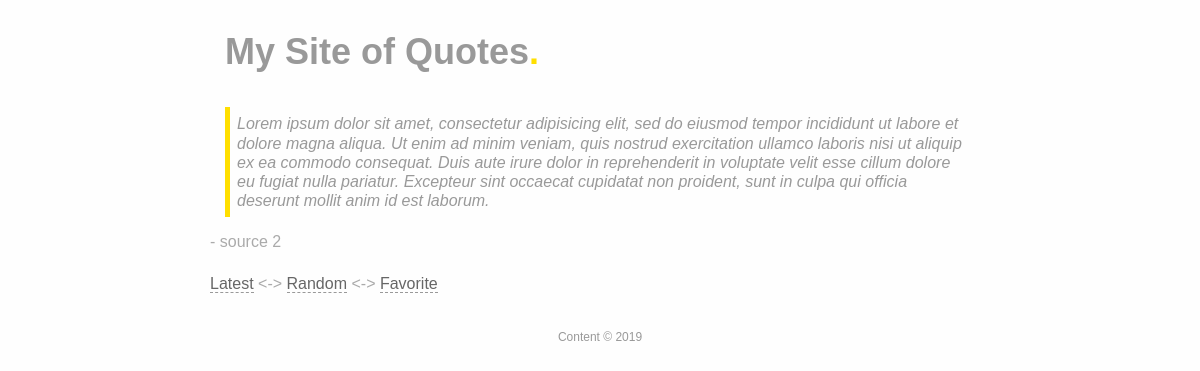
The page / on the database its author committed.
### tables this page shows
CREATE TABLE `quotes` (
  `quote_id` int(10) UNSIGNED NOT NULL,
  `quote` text NOT NULL,
  `source` varchar(100) NOT NULL,
  `favorite` tinyint(1) UNSIGNED NOT NULL,
  `date_entered` timestamp NOT NULL DEFAULT CURRENT_TIMESTAMP
);

### index.php (the view, shortened to what this page needs)
<?php
include('mysqli_connect.php');
if (isset($_GET['random'])) {
	$query = 'SELECT quote_id, quote, source, favorite FROM quotes ORDER BY RAND() DESC LIMIT 1';
} elseif (isset($_GET['favorite'])) {
	$query = 'SELECT quote_id, quote, source, favorite FROM quotes WHERE favorite=1 ORDER BY RAND() DESC LIMIT 1';
} else {
	$query = 'SELECT quote_id, quote, source, favorite FROM quotes ORDER BY date_entered DESC LIMIT 1';
}
if ($result = mysqli_query($dbc, $query)) {
	$row = mysqli_fetch_array($result);
	print "<div><blockquote>{$row['quote']}</blockquote>- {$row['source']}";
	print '</div>';
} else {
	print '<p class="error">Could not retrieve the data because:<br>' . mysqli_error($dbc) . '.</p><p>The query being run was: ' . $query . '</p>';
}
print '<p><a href="index.php">Latest</a> <-> <a href="index.php?random=true">Random</a> <-> <a href="index.php?favorite=true">Favorite</a></p>';
?>

### css/style.css (style rules this page uses)
html,body,div,span,applet,object,iframe,h1,h2,h3,h4,h5,h6,p,blockquote,pre,a,abbr,acronym,address,big,cite,code,del,dfn,em,font,img,ins,kbd,q,s,samp,small,strike,strong,sub,sup,tt,var,dd,dl,dt,li,ol,ul,fieldset,form,label,legend,table,caption,tbody,tfoot,thead,tr,th,td { margin:0; padding:0; border:0; font-weight:inherit; font-style:inherit; font-size:100%; line-height:1.2; font-family:Geneva, Arial, Helvetica, sans-serif; text-align:left; vertical-align:baseline; }
q:before,q:after,blockquote:before,blockquote:after { content:""; }
body { background:#fefefe; color:#AAA; }
a:link,a:visited { text-decoration:none; color:#666; border-bottom:1px #999 dashed; }
#container { margin:20px auto 30px; width:65%; }
#footer { color:#999; font-size:75%; margin-bottom:50px; text-align:center; }
h1,h2,h3,h4,h5,h6 { color:#999; font-weight:bolder; padding:10px 15px 0px 15px; }
h1 { font-size:36px; }
p { font-size:medium; line-height:2; }
blockquote { margin:15px; border-left:5px #FFDF00 solid; padding:7px; color:#999; font-style:italic; }
h1:after,h2:after,h3:after,h4:after,h5:after,h6:after,li:after { content:"."; color:#FFDF00; font-family:Helvatica, Arial, sans-serif; }
p { margin-top: 1em; }

### rows shown on the page
quotes: quote "Lorem ipsum dolor sit amet, consectetur adipisicing elit, sed do eiusmod tempor incididunt ut labore et dolore magna aliqua. Ut enim ad minim veniam, quis nostrud exercitation ullamco laboris nisi ut aliquip ex ea commodo consequat. Duis aute irure dolor in reprehenderit in voluptate velit esse cillum dolore eu fugiat nulla pariatur. Excepteur sint occaecat cupidatat non proident, sunt in culpa qui officia deserunt mollit anim id est laborum.", source "source 2"
